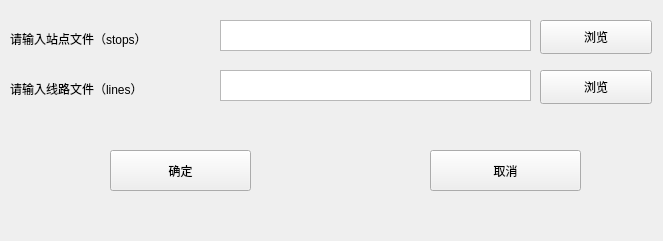
<?xml version="1.0" encoding="UTF-8"?>
<ui version="4.0">
 <class>file_widgetClass</class>
 <widget class="QWidget" name="file_widgetClass">
  <property name="geometry">
   <rect>
    <x>0</x>
    <y>0</y>
    <width>663</width>
    <height>241</height>
   </rect>
  </property>
  <property name="windowTitle">
   <string>文件加载</string>
  </property>
  <widget class="QLabel" name="labelStop">
   <property name="geometry">
    <rect>
     <x>10</x>
     <y>30</y>
     <width>201</width>
     <height>18</height>
    </rect>
   </property>
   <property name="text">
    <string>请输入站点文件（stops）</string>
   </property>
  </widget>
  <widget class="QLabel" name="labelLine">
   <property name="geometry">
    <rect>
     <x>10</x>
     <y>80</y>
     <width>201</width>
     <height>18</height>
    </rect>
   </property>
   <property name="text">
    <string>请输入线路文件（lines）</string>
   </property>
  </widget>
  <widget class="QPushButton" name="ButtonStop">
   <property name="geometry">
    <rect>
     <x>540</x>
     <y>20</y>
     <width>112</width>
     <height>34</height>
    </rect>
   </property>
   <property name="text">
    <string>浏览</string>
   </property>
  </widget>
  <widget class="QPushButton" name="ButtonLine">
   <property name="geometry">
    <rect>
     <x>540</x>
     <y>70</y>
     <width>112</width>
     <height>34</height>
    </rect>
   </property>
   <property name="text">
    <string>浏览</string>
   </property>
  </widget>
  <widget class="QTextEdit" name="textEditStop">
   <property name="geometry">
    <rect>
     <x>220</x>
     <y>20</y>
     <width>311</width>
     <height>31</height>
    </rect>
   </property>
  </widget>
  <widget class="QTextEdit" name="textEditLine">
   <property name="geometry">
    <rect>
     <x>220</x>
     <y>70</y>
     <width>311</width>
     <height>31</height>
    </rect>
   </property>
  </widget>
  <widget class="QPushButton" name="ButtonConfirm">
   <property name="geometry">
    <rect>
     <x>110</x>
     <y>150</y>
     <width>141</width>
     <height>41</height>
    </rect>
   </property>
   <property name="text">
    <string>确定</string>
   </property>
  </widget>
  <widget class="QPushButton" name="ButtonExit">
   <property name="geometry">
    <rect>
     <x>430</x>
     <y>150</y>
     <width>151</width>
     <height>41</height>
    </rect>
   </property>
   <property name="text">
    <string>取消</string>
   </property>
  </widget>
  <widget class="QLabel" name="CheckLabel">
   <property name="geometry">
    <rect>
     <x>230</x>
     <y>280</y>
     <width>231</width>
     <height>31</height>
    </rect>
   </property>
   <property name="text">
    <string/>
   </property>
  </widget>
 </widget>
 <layoutdefault spacing="6" margin="11"/>
 <resources/>
 <connections>
  <connection>
   <sender>ButtonStop</sender>
   <signal>clicked(bool)</signal>
   <receiver>file_widgetClass</receiver>
   <slot>stop_input()</slot>
   <hints>
    <hint type="sourcelabel">
     <x>445</x>
     <y>136</y>
    </hint>
    <hint type="destinationlabel">
     <x>331</x>
     <y>210</y>
    </hint>
   </hints>
  </connection>
  <connection>
   <sender>ButtonLine</sender>
   <signal>clicked(bool)</signal>
   <receiver>file_widgetClass</receiver>
   <slot>line_input()</slot>
   <hints>
    <hint type="sourcelabel">
     <x>445</x>
     <y>216</y>
    </hint>
    <hint type="destinationlabel">
     <x>331</x>
     <y>210</y>
    </hint>
   </hints>
  </connection>
  <connection>
   <sender>ButtonConfirm</sender>
   <signal>clicked(bool)</signal>
   <receiver>file_widgetClass</receiver>
   <slot>check_file()</slot>
   <hints>
    <hint type="sourcelabel">
     <x>185</x>
     <y>326</y>
    </hint>
    <hint type="destinationlabel">
     <x>331</x>
     <y>210</y>
    </hint>
   </hints>
  </connection>
  <connection>
   <sender>ButtonExit</sender>
   <signal>clicked(bool)</signal>
   <receiver>file_widgetClass</receiver>
   <slot>close()</slot>
   <hints>
    <hint type="sourcelabel">
     <x>405</x>
     <y>326</y>
    </hint>
    <hint type="destinationlabel">
     <x>331</x>
     <y>210</y>
    </hint>
   </hints>
  </connection>
 </connections>
 <slots>
  <slot>stop_input()</slot>
  <slot>line_input()</slot>
  <slot>check_file()</slot>
 </slots>
</ui>
